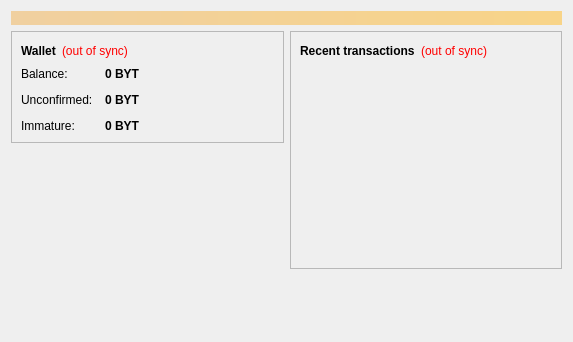
<?xml version="1.0" encoding="UTF-8"?>
<ui version="4.0">
 <class>OverviewPage</class>
 <widget class="QWidget" name="OverviewPage">
  <property name="geometry">
   <rect>
    <x>0</x>
    <y>0</y>
    <width>573</width>
    <height>342</height>
   </rect>
  </property>
  <property name="windowTitle">
   <string>Form</string>
  </property>
  <layout class="QVBoxLayout" name="topLayout">
   <item>
    <widget class="QLabel" name="labelAlerts">
     <property name="visible">
      <bool>false</bool>
     </property>
     <property name="styleSheet">
      <string notr="true">background-color: qlineargradient(x1: 0, y1: 0, x2: 1, y2: 0, stop:0 #F0D0A0, stop:1 #F8D488); color:#000000;</string>
     </property>
     <property name="wordWrap">
      <bool>true</bool>
     </property>
     <property name="margin">
      <number>3</number>
     </property>
    </widget>
   </item>
   <item>
    <layout class="QHBoxLayout" name="horizontalLayout" stretch="1,1">
     <item>
      <layout class="QVBoxLayout" name="verticalLayout_2">
       <item>
        <widget class="QFrame" name="frame">
         <property name="frameShape">
          <enum>QFrame::StyledPanel</enum>
         </property>
         <property name="frameShadow">
          <enum>QFrame::Raised</enum>
         </property>
         <layout class="QVBoxLayout" name="verticalLayout_4">
          <item>
           <layout class="QHBoxLayout" name="horizontalLayout_4">
            <item>
             <widget class="QLabel" name="label_5">
              <property name="font">
               <font>
                <weight>75</weight>
                <bold>true</bold>
               </font>
              </property>
              <property name="text">
               <string>Wallet</string>
              </property>
             </widget>
            </item>
            <item>
             <widget class="QLabel" name="labelWalletStatus">
              <property name="toolTip">
               <string>The displayed information may be out of date. Your wallet automatically synchronizes with the Byt3coin network after a connection is established, but this process has not completed yet.</string>
              </property>
              <property name="styleSheet">
               <string notr="true">QLabel { color: red; }</string>
              </property>
              <property name="text">
               <string notr="true">(out of sync)</string>
              </property>
              <property name="alignment">
               <set>Qt::AlignLeading|Qt::AlignLeft|Qt::AlignVCenter</set>
              </property>
             </widget>
            </item>
            <item>
             <spacer name="horizontalSpacer_2">
              <property name="orientation">
               <enum>Qt::Horizontal</enum>
              </property>
              <property name="sizeHint" stdset="0">
               <size>
                <width>40</width>
                <height>20</height>
               </size>
              </property>
             </spacer>
            </item>
           </layout>
          </item>
          <item>
           <layout class="QFormLayout" name="formLayout_2">
            <property name="fieldGrowthPolicy">
             <enum>QFormLayout::AllNonFixedFieldsGrow</enum>
            </property>
            <property name="horizontalSpacing">
             <number>12</number>
            </property>
            <property name="verticalSpacing">
             <number>12</number>
            </property>
            <item row="0" column="0">
             <widget class="QLabel" name="label">
              <property name="text">
               <string>Balance:</string>
              </property>
             </widget>
            </item>
            <item row="0" column="1">
             <widget class="QLabel" name="labelBalance">
              <property name="font">
               <font>
                <weight>75</weight>
                <bold>true</bold>
               </font>
              </property>
              <property name="cursor">
               <cursorShape>IBeamCursor</cursorShape>
              </property>
              <property name="toolTip">
               <string>Your current balance</string>
              </property>
              <property name="text">
               <string notr="true">0 BYT</string>
              </property>
              <property name="textInteractionFlags">
               <set>Qt::LinksAccessibleByMouse|Qt::TextSelectableByKeyboard|Qt::TextSelectableByMouse</set>
              </property>
             </widget>
            </item>
            <item row="1" column="0">
             <widget class="QLabel" name="label_3">
              <property name="text">
               <string>Unconfirmed:</string>
              </property>
             </widget>
            </item>
            <item row="1" column="1">
             <widget class="QLabel" name="labelUnconfirmed">
              <property name="font">
               <font>
                <weight>75</weight>
                <bold>true</bold>
               </font>
              </property>
              <property name="cursor">
               <cursorShape>IBeamCursor</cursorShape>
              </property>
              <property name="toolTip">
               <string>Total of transactions that have yet to be confirmed, and do not yet count toward the current balance</string>
              </property>
              <property name="text">
               <string notr="true">0 BYT</string>
              </property>
              <property name="textInteractionFlags">
               <set>Qt::LinksAccessibleByMouse|Qt::TextSelectableByKeyboard|Qt::TextSelectableByMouse</set>
              </property>
             </widget>
            </item>
            <item row="2" column="0">
             <widget class="QLabel" name="labelImmatureText">
              <property name="text">
               <string>Immature:</string>
              </property>
             </widget>
            </item>
            <item row="2" column="1">
             <widget class="QLabel" name="labelImmature">
              <property name="font">
               <font>
                <weight>75</weight>
                <bold>true</bold>
               </font>
              </property>
              <property name="toolTip">
               <string>Mined balance that has not yet matured</string>
              </property>
              <property name="text">
               <string notr="true">0 BYT</string>
              </property>
              <property name="textInteractionFlags">
               <set>Qt::LinksAccessibleByMouse|Qt::TextSelectableByKeyboard|Qt::TextSelectableByMouse</set>
              </property>
             </widget>
            </item>
           </layout>
          </item>
         </layout>
        </widget>
       </item>
       <item>
        <spacer name="verticalSpacer">
         <property name="orientation">
          <enum>Qt::Vertical</enum>
         </property>
         <property name="sizeHint" stdset="0">
          <size>
           <width>20</width>
           <height>40</height>
          </size>
         </property>
        </spacer>
       </item>
      </layout>
     </item>
     <item>
      <layout class="QVBoxLayout" name="verticalLayout_3">
       <item>
        <widget class="QFrame" name="frame_2">
         <property name="frameShape">
          <enum>QFrame::StyledPanel</enum>
         </property>
         <property name="frameShadow">
          <enum>QFrame::Raised</enum>
         </property>
         <layout class="QVBoxLayout" name="verticalLayout">
          <item>
           <layout class="QHBoxLayout" name="horizontalLayout_2">
            <item>
             <widget class="QLabel" name="label_4">
              <property name="text">
               <string>&lt;b&gt;Recent transactions&lt;/b&gt;</string>
              </property>
             </widget>
            </item>
            <item>
             <widget class="QLabel" name="labelTransactionsStatus">
              <property name="toolTip">
               <string>The displayed information may be out of date. Your wallet automatically synchronizes with the Byt3coin network after a connection is established, but this process has not completed yet.</string>
              </property>
              <property name="styleSheet">
               <string notr="true">QLabel { color: red; }</string>
              </property>
              <property name="text">
               <string notr="true">(out of sync)</string>
              </property>
              <property name="alignment">
               <set>Qt::AlignRight|Qt::AlignTrailing|Qt::AlignVCenter</set>
              </property>
             </widget>
            </item>
            <item>
             <spacer name="horizontalSpacer">
              <property name="orientation">
               <enum>Qt::Horizontal</enum>
              </property>
              <property name="sizeHint" stdset="0">
               <size>
                <width>40</width>
                <height>20</height>
               </size>
              </property>
             </spacer>
            </item>
           </layout>
          </item>
          <item>
           <widget class="QListView" name="listTransactions">
            <property name="styleSheet">
             <string notr="true">QListView { background: transparent; }</string>
            </property>
            <property name="frameShape">
             <enum>QFrame::NoFrame</enum>
            </property>
            <property name="verticalScrollBarPolicy">
             <enum>Qt::ScrollBarAlwaysOff</enum>
            </property>
            <property name="horizontalScrollBarPolicy">
             <enum>Qt::ScrollBarAlwaysOff</enum>
            </property>
            <property name="selectionMode">
             <enum>QAbstractItemView::NoSelection</enum>
            </property>
           </widget>
          </item>
         </layout>
        </widget>
       </item>
       <item>
        <spacer name="verticalSpacer_2">
         <property name="orientation">
          <enum>Qt::Vertical</enum>
         </property>
         <property name="sizeHint" stdset="0">
          <size>
           <width>20</width>
           <height>40</height>
          </size>
         </property>
        </spacer>
       </item>
      </layout>
     </item>
    </layout>
   </item>
  </layout>
 </widget>
 <resources/>
 <connections/>
</ui>
